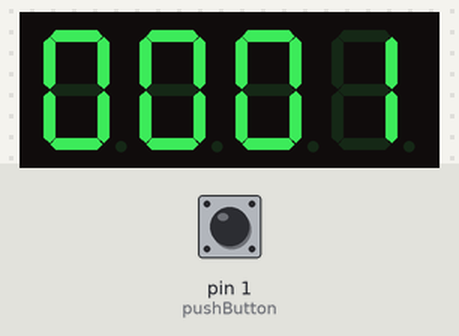
A sketch run on a simulated Arduino Uno, built with avr-gcc and run on an emulated ATmega328P. On the bench: 4-digit seven-segment display. The test bench sets the inputs (shaded band); at power-on: pin 1 (pushButton) HIGH.

Above: at 0.25 s.
At 0.85 s:
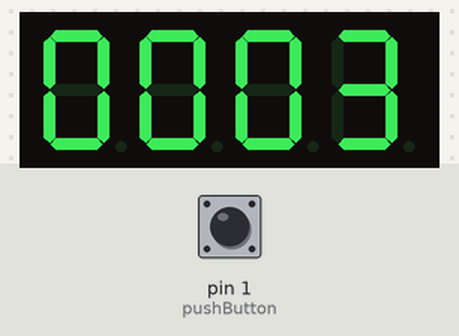
At 1.2 s:
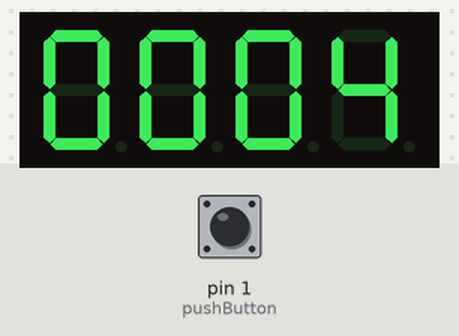
1.3 s: pin 1 (pushButton) pulled LOW for 3.2 s
Timing chart, 0 to 4.3 s (numbered marks = the images above; inputs shaded):
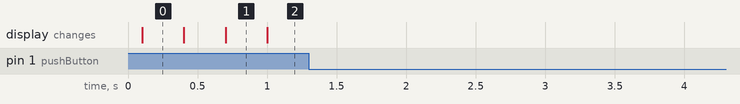

The sketch:

sketch_feb23a.ino
```cpp
#include "SevSeg.h"

SevSeg sevseg;
int n = 0;

const int pushButton = 1;
const int ledPin = 13;
int buttonState = 0;
int buttonPin = 14;

void setup() {
  pinMode(ledPin, OUTPUT);
  pinMode(pushButton,INPUT_PULLUP);
  byte numDigits = 4;
  byte digitPins[] = {2, 3, 4, 5};
  //                    A   B   C   D  E  F  G  dp
  byte segmentPins[] = {6, 7, 8, 9, 10, 11, 12, 13};
  sevseg.begin(COMMON_ANODE, numDigits, digitPins, segmentPins);
  sevseg.setBrightness(90);
  sevseg.setNumber(n);

}

void loop() {
  buttonState = digitalRead(pushButton);
  static unsigned long ejectime = millis()+100; // Tiempo en milisegundos
  static int counter = 0;

  if(buttonState == HIGH){
    digitalWrite(ledPin, HIGH);
    if(millis()>= ejectime){
      ejectime+=300;// Tiempo en milisegundos
      counter++;
      if(counter==9999){ // Límite del contador
        counter=0;//reset
      }
      sevseg.setNumber(counter,10);
    }
    sevseg.refreshDisplay();
  } else{
    digitalWrite(ledPin, LOW);
    sevseg.refreshDisplay();
  }
}
```
